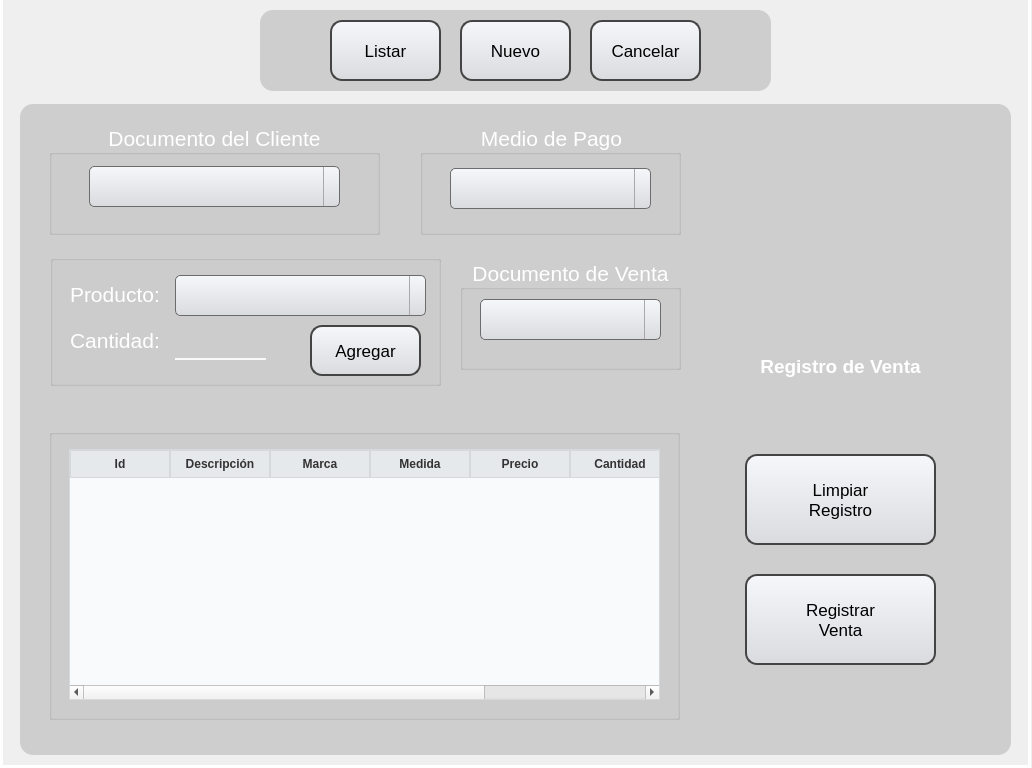
<?xml version="1.0" encoding="UTF-8"?>
<ui version="4.0">
 <class>MainWindow</class>
 <widget class="QMainWindow" name="MainWindow">
  <property name="geometry">
   <rect>
    <x>0</x>
    <y>0</y>
    <width>1032</width>
    <height>768</height>
   </rect>
  </property>
  <property name="minimumSize">
   <size>
    <width>1032</width>
    <height>768</height>
   </size>
  </property>
  <property name="maximumSize">
   <size>
    <width>1032</width>
    <height>768</height>
   </size>
  </property>
  <property name="windowTitle">
   <string>MainWindow</string>
  </property>
  <widget class="QWidget" name="centralwidget">
   <widget class="QLabel" name="label">
    <property name="geometry">
     <rect>
      <x>0</x>
      <y>-3</y>
      <width>1031</width>
      <height>771</height>
     </rect>
    </property>
    <property name="text">
     <string/>
    </property>
    <property name="pixmap">
     <pixmap>../view_img/fondo.png</pixmap>
    </property>
    <property name="scaledContents">
     <bool>true</bool>
    </property>
   </widget>
   <widget class="QLabel" name="label_3">
    <property name="enabled">
     <bool>false</bool>
    </property>
    <property name="geometry">
     <rect>
      <x>0</x>
      <y>-3</y>
      <width>1031</width>
      <height>771</height>
     </rect>
    </property>
    <property name="styleSheet">
     <string notr="true">background-color: qlineargradient(spread:pad, x1:0, y1:0, x2:0, y2:00715909, stop:0 rgba(0, 0, 0, 35), stop:0.375 rgba(0, 0, 0, 50), stop:0.835227 rgba(0, 0, 0, 75));

border: 3px solid white; </string>
    </property>
    <property name="text">
     <string/>
    </property>
   </widget>
   <widget class="QLabel" name="label_9">
    <property name="geometry">
     <rect>
      <x>260</x>
      <y>10</y>
      <width>511</width>
      <height>81</height>
     </rect>
    </property>
    <property name="styleSheet">
     <string notr="true">background-color:rgba(0,0,0,35);
border-radius:13px</string>
    </property>
    <property name="text">
     <string/>
    </property>
   </widget>
   <widget class="QPushButton" name="bt_listar_vent">
    <property name="geometry">
     <rect>
      <x>330</x>
      <y>20</y>
      <width>111</width>
      <height>61</height>
     </rect>
    </property>
    <property name="font">
     <font>
      <pointsize>13</pointsize>
      <weight>50</weight>
      <bold>false</bold>
      <underline>false</underline>
      <strikeout>false</strikeout>
     </font>
    </property>
    <property name="styleSheet">
     <string notr="true">QPushButton {
	 background: qlineargradient(x1:0, y1:0, x2:0, y2:1, stop:0 #f6f7fa, stop:1 #dadbde);
	border: 2px solid #444444;
    text-align: center; 
    text-decoration: none; 
    border-radius: 12px;
}

QPushButton:hover {
	background-color: rgb(241, 241, 241);
}

QPushButton:pressed {
	background-color: rgb(223, 223, 223);
}
</string>
    </property>
    <property name="text">
     <string>Listar</string>
    </property>
   </widget>
   <widget class="QPushButton" name="bt_cancelar_vent">
    <property name="geometry">
     <rect>
      <x>590</x>
      <y>20</y>
      <width>111</width>
      <height>61</height>
     </rect>
    </property>
    <property name="font">
     <font>
      <pointsize>13</pointsize>
      <weight>50</weight>
      <bold>false</bold>
      <underline>false</underline>
      <strikeout>false</strikeout>
     </font>
    </property>
    <property name="styleSheet">
     <string notr="true">QPushButton {
	color: black;
	 background: qlineargradient(x1:0, y1:0, x2:0, y2:1, stop:0 #f6f7fa, stop:1 #dadbde);
	border: 2px solid #444444;
    text-align: center; 
    text-decoration: none; 
    border-radius: 12px;
}

QPushButton:hover {
	background-color: rgb(255, 0, 0);
}

QPushButton:pressed {
	background-color: rgb(166, 0, 0);
}</string>
    </property>
    <property name="text">
     <string>Cancelar</string>
    </property>
   </widget>
   <widget class="QPushButton" name="bt_nuevo_vent">
    <property name="geometry">
     <rect>
      <x>460</x>
      <y>20</y>
      <width>111</width>
      <height>61</height>
     </rect>
    </property>
    <property name="font">
     <font>
      <pointsize>13</pointsize>
      <weight>50</weight>
      <bold>false</bold>
      <underline>false</underline>
      <strikeout>false</strikeout>
     </font>
    </property>
    <property name="styleSheet">
     <string notr="true">QPushButton {
	 background: qlineargradient(x1:0, y1:0, x2:0, y2:1, stop:0 #f6f7fa, stop:1 #dadbde);
	border: 2px solid #444444;
    text-align: center; 
    text-decoration: none; 
    border-radius: 12px;
}

QPushButton:hover {
	background-color: rgb(241, 241, 241);
}

QPushButton:pressed {
	background-color: rgb(223, 223, 223);
}
</string>
    </property>
    <property name="text">
     <string>Nuevo</string>
    </property>
   </widget>
   <widget class="QWidget" name="window_1_venta" native="true">
    <property name="geometry">
     <rect>
      <x>0</x>
      <y>94</y>
      <width>1031</width>
      <height>661</height>
     </rect>
    </property>
    <widget class="QLabel" name="label_10">
     <property name="geometry">
      <rect>
       <x>20</x>
       <y>10</y>
       <width>991</width>
       <height>651</height>
      </rect>
     </property>
     <property name="font">
      <font>
       <pointsize>8</pointsize>
      </font>
     </property>
     <property name="styleSheet">
      <string notr="true">background-color:rgba(0,0,0,35);
border-radius:13px</string>
     </property>
     <property name="text">
      <string/>
     </property>
    </widget>
    <widget class="QLabel" name="label_7">
     <property name="geometry">
      <rect>
       <x>720</x>
       <y>82</y>
       <width>241</width>
       <height>231</height>
      </rect>
     </property>
     <property name="styleSheet">
      <string notr="true">background-color: qlineargradient(spread:pad, x1:0, y1:0, x2:0, y2:00715909, stop:0 rgba(0, 0, 0, 20), stop:0.375 rgba(0, 0, 0, 50), stop:0.835227 rgba(0, 0, 0, 75));
border-radius: 20px;</string>
     </property>
     <property name="text">
      <string/>
     </property>
    </widget>
    <widget class="QLabel" name="label_2">
     <property name="geometry">
      <rect>
       <x>780</x>
       <y>123</y>
       <width>121</width>
       <height>131</height>
      </rect>
     </property>
     <property name="text">
      <string/>
     </property>
     <property name="pixmap">
      <pixmap>../view_img/venta.jpg</pixmap>
     </property>
     <property name="scaledContents">
      <bool>true</bool>
     </property>
    </widget>
    <widget class="QLabel" name="label_4">
     <property name="geometry">
      <rect>
       <x>870</x>
       <y>90</y>
       <width>81</width>
       <height>81</height>
      </rect>
     </property>
     <property name="text">
      <string/>
     </property>
     <property name="pixmap">
      <pixmap>../view_img/METROSPLASH.png</pixmap>
     </property>
     <property name="scaledContents">
      <bool>true</bool>
     </property>
    </widget>
    <widget class="QLabel" name="label_6">
     <property name="geometry">
      <rect>
       <x>730</x>
       <y>232</y>
       <width>221</width>
       <height>81</height>
      </rect>
     </property>
     <property name="font">
      <font>
       <pointsize>14</pointsize>
       <weight>75</weight>
       <bold>true</bold>
      </font>
     </property>
     <property name="styleSheet">
      <string notr="true">color: white</string>
     </property>
     <property name="text">
      <string>Registro de Venta</string>
     </property>
     <property name="alignment">
      <set>Qt::AlignCenter</set>
     </property>
    </widget>
    <widget class="QGroupBox" name="GB_2_CLIENT">
     <property name="geometry">
      <rect>
       <x>49</x>
       <y>30</y>
       <width>331</width>
       <height>111</height>
      </rect>
     </property>
     <property name="font">
      <font>
       <pointsize>16</pointsize>
       <weight>50</weight>
       <bold>false</bold>
      </font>
     </property>
     <property name="styleSheet">
      <string notr="true">QComboBox {
    color: black;
}

QGroupBox{
color: white
}
</string>
     </property>
     <property name="title">
      <string>Documento del Cliente</string>
     </property>
     <property name="alignment">
      <set>Qt::AlignCenter</set>
     </property>
     <widget class="QComboBox" name="cb_tipoDNI_vent">
      <property name="geometry">
       <rect>
        <x>40</x>
        <y>42</y>
        <width>251</width>
        <height>41</height>
       </rect>
      </property>
      <property name="font">
       <font>
        <pointsize>12</pointsize>
        <weight>50</weight>
        <bold>false</bold>
       </font>
      </property>
      <property name="styleSheet">
       <string notr="true">QComboBox {
    background: qlineargradient(x1:0, y1:0, x2:0, y2:1, stop:0 #f6f7fa, stop:1 #dadbde);
    border: 1px solid #6c6c6c;
    border-radius: 5px;
    padding: 1px 18px 1px 3px;
    min-width: 6em;
	font: 12pt &quot;MS Shell Dlg 2&quot;;
}

QComboBox::drop-down {
    border-left-width: 1px;
    border-left-color: darkgray;
    border-left-style: solid;    
}
QComboBox::down-arrow {
	border-image: url(:/Imagenes/203484.png);
}</string>
      </property>
      <property name="editable">
       <bool>true</bool>
      </property>
     </widget>
    </widget>
    <widget class="QGroupBox" name="GB_2_CLIENT_2">
     <property name="geometry">
      <rect>
       <x>420</x>
       <y>30</y>
       <width>261</width>
       <height>111</height>
      </rect>
     </property>
     <property name="font">
      <font>
       <pointsize>16</pointsize>
       <weight>50</weight>
       <bold>false</bold>
      </font>
     </property>
     <property name="styleSheet">
      <string notr="true">QComboBox {
    color: black;
}

QGroupBox{
color: white
}
</string>
     </property>
     <property name="title">
      <string>Medio de Pago</string>
     </property>
     <property name="alignment">
      <set>Qt::AlignCenter</set>
     </property>
     <widget class="QComboBox" name="cb_medioP_vent">
      <property name="geometry">
       <rect>
        <x>30</x>
        <y>44</y>
        <width>201</width>
        <height>41</height>
       </rect>
      </property>
      <property name="font">
       <font>
        <pointsize>12</pointsize>
        <weight>50</weight>
        <bold>false</bold>
       </font>
      </property>
      <property name="styleSheet">
       <string notr="true">QComboBox {
    background: qlineargradient(x1:0, y1:0, x2:0, y2:1, stop:0 #f6f7fa, stop:1 #dadbde);
    border: 1px solid #6c6c6c;
    border-radius: 5px;
    padding: 1px 18px 1px 3px;
    min-width: 6em;
}

QComboBox::drop-down {
    border-left-width: 1px;
    border-left-color: darkgray;
    border-left-style: solid;    
}
QComboBox::down-arrow {
	border-image: url(:/Imagenes/203484.png);
}

QComboBox::hover{
	background-color: rgb(241, 241, 241);
}</string>
      </property>
     </widget>
    </widget>
    <widget class="QGroupBox" name="GB_2_CLIENT_3">
     <property name="geometry">
      <rect>
       <x>50</x>
       <y>161</y>
       <width>391</width>
       <height>131</height>
      </rect>
     </property>
     <property name="font">
      <font>
       <pointsize>16</pointsize>
       <weight>50</weight>
       <bold>false</bold>
      </font>
     </property>
     <property name="styleSheet">
      <string notr="true">QComboBox {
    color: black;
}

QGroupBox{
color: white
}
</string>
     </property>
     <property name="title">
      <string/>
     </property>
     <property name="alignment">
      <set>Qt::AlignCenter</set>
     </property>
     <widget class="QComboBox" name="cb_product_vent">
      <property name="geometry">
       <rect>
        <x>125</x>
        <y>20</y>
        <width>251</width>
        <height>41</height>
       </rect>
      </property>
      <property name="font">
       <font>
        <pointsize>12</pointsize>
        <weight>50</weight>
        <bold>false</bold>
       </font>
      </property>
      <property name="styleSheet">
       <string notr="true">QComboBox {
    background: qlineargradient(x1:0, y1:0, x2:0, y2:1, stop:0 #f6f7fa, stop:1 #dadbde);
    border: 1px solid #6c6c6c;
    border-radius: 5px;
    padding: 1px 18px 1px 3px;
    min-width: 6em;
	font: 12pt &quot;MS Shell Dlg 2&quot;;
}

QComboBox::drop-down {
    border-left-width: 1px;
    border-left-color: darkgray;
    border-left-style: solid;    
}
QComboBox::down-arrow {
	border-image: url(:/Imagenes/203484.png);
}</string>
      </property>
      <property name="editable">
       <bool>true</bool>
      </property>
     </widget>
     <widget class="QLabel" name="label_5">
      <property name="geometry">
       <rect>
        <x>20</x>
        <y>24</y>
        <width>91</width>
        <height>31</height>
       </rect>
      </property>
      <property name="font">
       <font>
        <pointsize>16</pointsize>
       </font>
      </property>
      <property name="styleSheet">
       <string notr="true">color: white;</string>
      </property>
      <property name="text">
       <string>Producto:</string>
      </property>
     </widget>
     <widget class="QLabel" name="label_8">
      <property name="geometry">
       <rect>
        <x>20</x>
        <y>70</y>
        <width>91</width>
        <height>31</height>
       </rect>
      </property>
      <property name="font">
       <font>
        <pointsize>16</pointsize>
       </font>
      </property>
      <property name="styleSheet">
       <string notr="true">color: white;</string>
      </property>
      <property name="text">
       <string>Cantidad:</string>
      </property>
     </widget>
     <widget class="QLineEdit" name="le_cant_vent">
      <property name="geometry">
       <rect>
        <x>125</x>
        <y>64</y>
        <width>91</width>
        <height>41</height>
       </rect>
      </property>
      <property name="font">
       <font>
        <pointsize>12</pointsize>
        <weight>75</weight>
        <bold>true</bold>
       </font>
      </property>
      <property name="styleSheet">
       <string notr="true">background-color:rgba(0, 0, 0, 0);
border:none;
border-bottom:2px solid rgba(0, 0);
color:rgba(255, 255, 255, 230);
padding-bottom:7px;</string>
      </property>
      <property name="text">
       <string/>
      </property>
      <property name="alignment">
       <set>Qt::AlignCenter</set>
      </property>
      <property name="placeholderText">
       <string/>
      </property>
     </widget>
     <widget class="QPushButton" name="bt_add_prod_vent">
      <property name="geometry">
       <rect>
        <x>260</x>
        <y>70</y>
        <width>111</width>
        <height>51</height>
       </rect>
      </property>
      <property name="font">
       <font>
        <pointsize>13</pointsize>
        <weight>50</weight>
        <bold>false</bold>
        <underline>false</underline>
        <strikeout>false</strikeout>
       </font>
      </property>
      <property name="styleSheet">
       <string notr="true">QPushButton {
	 background: qlineargradient(x1:0, y1:0, x2:0, y2:1, stop:0 #f6f7fa, stop:1 #dadbde);
	border: 2px solid #444444;
    text-align: center; 
    text-decoration: none; 
    border-radius: 12px;
}

QPushButton:hover {
	background-color: rgb(0, 255, 0);
}

QPushButton:pressed {
	background-color: rgb(0, 217, 0);
}</string>
      </property>
      <property name="text">
       <string>Agregar</string>
      </property>
     </widget>
    </widget>
    <widget class="QGroupBox" name="GB_2_CLIENT_4">
     <property name="geometry">
      <rect>
       <x>49</x>
       <y>335</y>
       <width>631</width>
       <height>291</height>
      </rect>
     </property>
     <property name="font">
      <font>
       <pointsize>16</pointsize>
       <weight>50</weight>
       <bold>false</bold>
      </font>
     </property>
     <property name="styleSheet">
      <string notr="true">QComboBox {
    color: black;
}

QGroupBox{
color: white
}
</string>
     </property>
     <property name="title">
      <string/>
     </property>
     <property name="alignment">
      <set>Qt::AlignCenter</set>
     </property>
     <widget class="QTableWidget" name="tw_venta">
      <property name="geometry">
       <rect>
        <x>20</x>
        <y>20</y>
        <width>591</width>
        <height>251</height>
       </rect>
      </property>
      <property name="font">
       <font>
        <weight>50</weight>
        <bold>false</bold>
       </font>
      </property>
      <property name="styleSheet">
       <string notr="true">QTableWidget {
    border: 1px solid #d6d9dc;
    background-color: #f9fafb;
    gridline-color: #e6e9ec;
    alternate-background-color: #f1f3f4;
}

QHeaderView::section {
    background-color: #e6e9ec;
    padding: 4px;
    border: 1px solid #d6d9dc;
    font-weight: bold;
    color: #333333;
}

QTableWidget::item {
    border: 1px solid #d6d9dc;
    padding: 5px;
}

QTableWidget::item:selected {
    background-color: #d6d9dc;
    color: #333333;
}</string>
      </property>
      <property name="cornerButtonEnabled">
       <bool>true</bool>
      </property>
      <column>
       <property name="text">
        <string>Id</string>
       </property>
       <property name="font">
        <font>
         <pointsize>9</pointsize>
        </font>
       </property>
      </column>
      <column>
       <property name="text">
        <string>Descripción</string>
       </property>
       <property name="font">
        <font>
         <pointsize>9</pointsize>
        </font>
       </property>
      </column>
      <column>
       <property name="text">
        <string>Marca</string>
       </property>
       <property name="font">
        <font>
         <pointsize>9</pointsize>
        </font>
       </property>
      </column>
      <column>
       <property name="text">
        <string>Medida</string>
       </property>
       <property name="font">
        <font>
         <pointsize>9</pointsize>
        </font>
       </property>
      </column>
      <column>
       <property name="text">
        <string>Precio</string>
       </property>
       <property name="font">
        <font>
         <pointsize>9</pointsize>
        </font>
       </property>
      </column>
      <column>
       <property name="text">
        <string>Cantidad</string>
       </property>
      </column>
      <column>
       <property name="text">
        <string>Total</string>
       </property>
      </column>
     </widget>
    </widget>
    <widget class="QPushButton" name="bt_guardar_vent">
     <property name="geometry">
      <rect>
       <x>745</x>
       <y>480</y>
       <width>191</width>
       <height>91</height>
      </rect>
     </property>
     <property name="font">
      <font>
       <pointsize>13</pointsize>
       <weight>50</weight>
       <bold>false</bold>
       <underline>false</underline>
       <strikeout>false</strikeout>
      </font>
     </property>
     <property name="styleSheet">
      <string notr="true">QPushButton {
	 background: qlineargradient(x1:0, y1:0, x2:0, y2:1, stop:0 #f6f7fa, stop:1 #dadbde);
	border: 2px solid #444444;
    text-align: center; 
    text-decoration: none; 
    border-radius: 12px;
}

QPushButton:hover {
	background-color: rgb(241, 241, 241);
}

QPushButton:pressed {
	background-color: rgb(223, 223, 223);
}
</string>
     </property>
     <property name="text">
      <string>Registrar
Venta</string>
     </property>
    </widget>
    <widget class="QPushButton" name="bt_clear_reg_vent">
     <property name="geometry">
      <rect>
       <x>745</x>
       <y>360</y>
       <width>191</width>
       <height>91</height>
      </rect>
     </property>
     <property name="font">
      <font>
       <pointsize>13</pointsize>
       <weight>50</weight>
       <bold>false</bold>
       <underline>false</underline>
       <strikeout>false</strikeout>
      </font>
     </property>
     <property name="styleSheet">
      <string notr="true">QPushButton {
	 background: qlineargradient(x1:0, y1:0, x2:0, y2:1, stop:0 #f6f7fa, stop:1 #dadbde);
	border: 2px solid #444444;
    text-align: center; 
    text-decoration: none; 
    border-radius: 12px;
	outline: none;
}


QPushButton:hover {
	background-color: rgb(241, 241, 241);
}

QPushButton:pressed {
	background-color: rgb(223, 223, 223);
}
</string>
     </property>
     <property name="text">
      <string>Limpiar
Registro</string>
     </property>
    </widget>
    <widget class="QLabel" name="warning_regvent">
     <property name="geometry">
      <rect>
       <x>50</x>
       <y>293</y>
       <width>631</width>
       <height>41</height>
      </rect>
     </property>
     <property name="font">
      <font>
       <pointsize>11</pointsize>
       <weight>75</weight>
       <bold>true</bold>
      </font>
     </property>
     <property name="styleSheet">
      <string notr="true">color: red</string>
     </property>
     <property name="text">
      <string/>
     </property>
     <property name="alignment">
      <set>Qt::AlignCenter</set>
     </property>
    </widget>
    <widget class="QGroupBox" name="GB_2_CLIENT_5">
     <property name="geometry">
      <rect>
       <x>460</x>
       <y>165</y>
       <width>221</width>
       <height>111</height>
      </rect>
     </property>
     <property name="font">
      <font>
       <pointsize>16</pointsize>
       <weight>50</weight>
       <bold>false</bold>
      </font>
     </property>
     <property name="styleSheet">
      <string notr="true">QComboBox {
    color: black;
}

QGroupBox{
color: white
}
</string>
     </property>
     <property name="title">
      <string>Documento de Venta</string>
     </property>
     <property name="alignment">
      <set>Qt::AlignCenter</set>
     </property>
     <widget class="QComboBox" name="cb_tipodoc_vent">
      <property name="geometry">
       <rect>
        <x>20</x>
        <y>40</y>
        <width>181</width>
        <height>41</height>
       </rect>
      </property>
      <property name="font">
       <font>
        <pointsize>12</pointsize>
        <weight>50</weight>
        <bold>false</bold>
       </font>
      </property>
      <property name="styleSheet">
       <string notr="true">QComboBox {
    background: qlineargradient(x1:0, y1:0, x2:0, y2:1, stop:0 #f6f7fa, stop:1 #dadbde);
    border: 1px solid #6c6c6c;
    border-radius: 5px;
    padding: 1px 18px 1px 3px;
    min-width: 6em;
}

QComboBox::drop-down {
    border-left-width: 1px;
    border-left-color: darkgray;
    border-left-style: solid;    
}
QComboBox::down-arrow {
	border-image: url(:/Imagenes/203484.png);
}

QComboBox::hover{
	background-color: rgb(241, 241, 241);
}</string>
      </property>
     </widget>
    </widget>
   </widget>
   <zorder>label</zorder>
   <zorder>label_3</zorder>
   <zorder>label_9</zorder>
   <zorder>window_1_venta</zorder>
   <zorder>bt_cancelar_vent</zorder>
   <zorder>bt_nuevo_vent</zorder>
   <zorder>bt_listar_vent</zorder>
  </widget>
 </widget>
 <resources>
  <include location="../view_img/Recursos.qrc"/>
 </resources>
 <connections/>
</ui>
